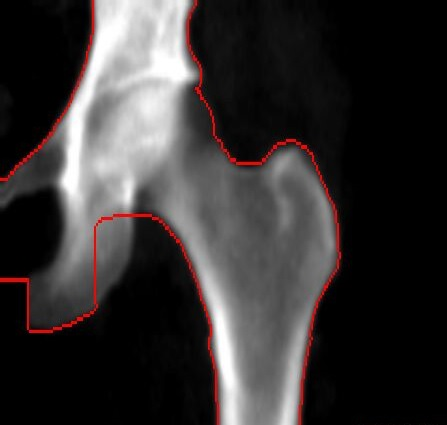
%> input picture sample.jpg, 447 x 425 px
$ octave main_sample.m   (GNU Octave 9; MATLAB toolbox functions it lacks are replaced by stand-ins)
%> lines starting %> are read from the running program, lines starting %| are printed output that depends on the picture; in (x1, y1, x2, y2) boxes, pixels count from 0 and x2, y2 are one past the last pixel; in counts of white or black regions, pixels touching at a corner belong together; the program's own positions count from 1
### identify_boundary_pt_v2.m
function bp = identify_boundary_pt_v2(I2)
%% identify contour nodes on DXA image
scale = 0.2646e-3;

bnd_pts_file = 'sample_bp.dat';
key_pts_file = 'sample_kp.dat';


[junk,threshold] = edge(I2,'roberts');% return the threshold value
fudgefactor = 1.50; % enter a fudgefactor according to specific image that is dealing by this program
I4 = edge(I2,'roberts',threshold*fudgefactor);% detect the edge

se0 = strel('square',30);% enter a dilation value
I4 = imdilate(I4,se0); % dilate the image according to the dilation value entered above
bw = double(I4==1);
bw1 = flipud(bw);
bw2 = bwmorph(bw,'bridge');
bw3 = bwmorph(bw2,'close');
bw4 = bwmorph(bw3,'fill');
bw5 = bwmorph(bw4,'shrink');
bw6 = bwmorph(bw5,'thin');
bw7 = bwmorph(bw6,'spur');
bw8 = bwmorph(bw7,'erode',8);
bw9 = bwmorph(bw8,'thin',inf);% line 23 to 32 trim the dilated edge to thin contour

Segout =I2;
%Segout(bw9) = 255;

figure(10000);
imshow(I2),axis on; grid on; hold on
set(gcf,'outerposition',get(0,'screensize'));
%xlabel(strrep(case_id,'_',' '));

title({'Please select 3 points to obtian the circular femur head:1st point is on the left-down;';...
    '2nd point is on the right-up; 3rd point is on the top of head'},'FontSize',16);
[c1,c2] = ginput(3); % pick 3 points: the x coordinates of the three points are stored in array c1, the y coordinates of the three points are stored in array c2
plot(c1,c2,'ro');
% [11 lines of commented-out code are left out]
hold off;

[y1,x1]= find(bw9==1);% line 43 to 120 extract the coordinates of all the detected boundary points using subdivision method

B = 0.5*(c1(1)+max(x1));

N2 = find(x1<=B);
y11 = y1(N2);
x11 = x1(N2);

N3 = find(y11>=c2(1));
y12 = y1(N3);
x12 = x1(N3);
[yt1, m1, n1] = unique(-y12);
xt1 = x12(m1);

N4 = find(x1>=c1(2)&y1<=c2(1));
y2 = y1(N4);
x2 = x1(N4);
[xt2, m2, n2] = unique(x2);
yt2 = -y2(m2);

N5 = find(x1>B);
y3 = y1(N5);
x3 = x1(N5);

N6 = find (y3>c2(1));
y31 = y3(N6);
x31 = x3(N6);
[y32, m3, n3] = unique(-y31);
x32 = x31(m3);
[yt3, m4] = sort(y32,'descend');
xt3 = x32(m4);

if((c2(1)==c2(2))&(c2(2)==c2(3)))
    disp('The selected points cannot form a circle');
elseif((c2(1)~=c2(2))&(c2(2)~=c2(3)))
    k1=(c1(2)-c1(1))/(c2(2)-c2(1));
    k2=(c1(3)-c1(2))/(c2(3)-c2(2));
end
if(k1==k2)
    disp('The selected points cannot form a circle');
end
a=2*(c1(2)-c1(1));
b=2*(c2(2)-c2(1));
c=c1(2)*c1(2)+c2(2)*c2(2)-c1(1)*c1(1)-c2(1)*c2(1);
d=2*(c1(3)-c1(2));
e=2*(c2(3)-c2(2));
f=c1(3)*c1(3)+c2(3)*c2(3)-c1(2)*c1(2)-c2(2)*c2(2);
%disp('Center:');
Rx=(b*f-e*c)/(b*d-e*a);
Ry=(d*c-a*f)/(b*d-e*a);
%disp('Radius');
R=sqrt((Rx-c1(1))*(Rx-c1(1))+(Ry-c2(1))*(Ry-c2(1)));

pc=[Rx Ry];
p1=[c1(1) c2(1)];
p2=[c1(2) c2(2)];
p3=[Rx+R Ry];
px1=p1-pc;
px2=p2-pc;
px3=p3-pc;
Ar=dot(px2,px1)/(norm(px1)*norm(px2));
Ar=acos(Ar);
Ars=dot(px1,px3)/(norm(px1)*norm(px3));
Ars=acos(Ars);
if Ar < pi
    Ar= 2*pi-Ar;
%else
end
seta=Ars:0.05:Ar+Ars;
Rxx = Rx+R*cos(seta);
Rxx = Rxx';
Ryy = Ry+R*sin(seta);
Ryy = Ryy';
[bo,to]=size(I2);
yt=[-bo;yt1;-Ryy;yt2;yt3;-bo];
xt=[xt1(1);xt1;Rxx;xt2;xt3;xt3(max(size(xt3)))];

%% ========================================================================
%% (1) find the narrowest cross-section at the neck
%% (2) find an intertrochanteric cross-section that is parallel to the
%% narrowest neck cross-section
%% (3) find a subtrochnateric cross-section

cx1 = c1(1); cy1 = -c2(1);
cx2 = c1(2); cy2 = -c2(2);
dd1 = sqrt((cx1 - xt).^2 + (cy1 - yt).^2);
dd2 = sqrt((cx2 - xt).^2 + (cy2 - yt).^2);
nnd = length(xt);

[tmp1,i1] = min(dd1);
[tmp2,i2] = min(dd2);

curve1 = [xt(1:i1) yt(1:i1)];       nn1 = length(curve1(:,1));
curve2 = [xt(i2:nnd) yt(i2:nnd)];   nn2 = length(curve2(:,1));

nk1 = [xt(i1) yt(i1)];
nk2 = [xt(i2) yt(i2)];
while (1)
    dp1p2 = norm(nk1-nk2);
    dp1c2 = sqrt((nk1(1).*ones(nn2,1) - curve2(:,1)).^2 + (nk1(2).*ones(nn2,1) - curve2(:,2)).^2);
    [tmp, i2] = min(dp1c2);
    tmp_p2 = curve2(i2,:);
    tmp_dd = norm(nk1-tmp_p2);
    if tmp_dd < dp1p2
        dp1p2 = tmp_dd;
        nk2 = tmp_p2;
    else
        break;
    end;

    dp2c1 = sqrt((nk2(1).*ones(nn1,1) - curve1(:,1)).^2 + (nk2(2).*ones(nn1,1) - curve1(:,2)).^2);
    [tmp, i1] = min(dp2c1);
    tmp_p1 = curve1(i1,:);
    tmp_dd = norm(nk2-tmp_p1);
    if tmp_dd < dp1p2
        dp1p2 = tmp_dd;
        nk1 = tmp_p1;
    else
        break;
    end;
end;

wd = min([max(xt)-min(xt) max(yt)-min(yt)]);
dx = wd/4*abs(nk2(1)-nk1(1))/norm(nk2-nk1);
dy = wd/4*abs(nk2(2)-nk1(2))/norm(nk2-nk1);

tx1 = nk1(1) + dx; ty1 = nk1(2) - dy;
tx2 = nk2(1) + dx; ty2 = nk2(2) - dy;

tx1 = tx1 - dx; ty1 = ty1 - dy;
tx2 = tx2 + 2*dx; ty2 = ty2 + 2*dy;

nx = [nk1(1); nk2(1)]; ny = [nk1(2); nk2(2)];
tx = [tx1; tx2]; ty = [ty1; ty2];
sx = [tx1; tx2]; sy = [ty1; ty1];
%% ------------------------------------------------------------------------

xx1 = xt;
yy1 = yt;
xx1(4:2:length(xx1))=[];
yy1(4:2:length(yy1))=[];% line 122 to line 129 reduce the number of detected keypoints that will be inputted into ANSYS
xx1(2:2:length(xx1))=[];
yy1(2:2:length(yy1))=[];

yy1(length(yy1))=yy1(1);
[Xs Ys]=smooth_contours(xx1,yy1,5);
%[OXs OYs]=smooth_contours(xt,yt,1);
bp = [Xs Ys].*scale;
cp = [c1 -c2; nx ny; tx ty; sx sy].*scale;

%% make the femur bone in the 'after' and 'before' cases have the same
%% length
coord_trans = 0;
if coord_trans == 1
    if length(strfind(case_id,'after'))>0
        case_before_1 = [output_dir '\' strrep(case_id,'after','before') '_1.dat'];
        case_before_2 = [output_dir '\' strrep(case_id,'after','before') '_2.dat'];
        bp_bf = load(case_before_1);
        cp_bf = load(case_before_2);
        bp_af = bp;
        cp_af = cp;

        %% coordinate transformation parameters
        theta_bf = 0.; dx_bf = 0.; dy_bf = 0.;
        theta_af = 0.; dx_af = 0.; dy_af = 0.;

        %% do the rotation first here
        rotation = 0;  %% there is a bug in the rotation codes
        if rotation == 1
            v_xx = [1. 0.];
            v_bf = [cp_bf(5,1)-cp_bf(4,1) cp_bf(5,2)-cp_bf(4,2)];
            v_af = [cp_af(5,1)-cp_af(4,1) cp_af(5,2)-cp_af(4,2)];
            bf_xx = acos(dot(v_bf,v_xx)/(norm(v_bf)*norm(v_xx)));
            af_xx = acos(dot(v_af,v_xx)/(norm(v_af)*norm(v_xx)));
            theta = acos(dot(v_af,v_bf)/(norm(v_af)*norm(v_bf)));
            %theta = abs(bf_xx - af_xx);
            if (af_xx < bf_xx)
                bp_af = [bp_af(:,1).*cos(theta)-bp_af(:,2).*sin(theta) ...
                    bp_af(:,1).*sin(theta)+bp_af(:,2).*cos(theta)];
                cp_af = [cp_af(:,1).*cos(theta)-cp_af(:,2).*sin(theta) ...
                    cp_af(:,1).*sin(theta)+cp_af(:,2).*cos(theta)];
                theta_bf = 0.;
                theta_af = -theta;
            elseif (bf_xx < af_xx)
                bp_bf = [bp_bf(:,1).*cos(theta)-bp_bf(:,2).*sin(theta) ...
                    bp_bf(:,1).*sin(theta)+bp_bf(:,2).*cos(theta)];
                cp_bf = [cp_bf(:,1).*cos(theta)-cp_bf(:,2).*sin(theta) ...
                    cp_bf(:,1).*sin(theta)+cp_bf(:,2).*cos(theta)];
                theta_bf = -theta;
                theta_af = 0.;
            end;
        end;

        %% do the translation
        translation = 1;
        if translation ==1
            dx = abs(min(bp_bf(:,1)) - min(bp_af(:,1)));
            dy = abs(max(bp_bf(:,2)) - max(bp_af(:,2)));
            if (min(bp_bf(:,1)) < min(bp_af(:,1)))
                bp_bf(:,1) = bp_bf(:,1) + dx;
                cp_bf(:,1) = cp_bf(:,1) + dx;
                dx_bf = -dx;
                dx_af = 0.;
            elseif (min(bp_af(:,1)) < min(bp_bf(:,1)))
                bp_af(:,1) = bp_af(:,1) + dx;
                cp_af(:,1) = cp_af(:,1) + dx;
                dx_bf = 0.;
                dx_af = -dx;
            end
            if (max(bp_bf(:,2)) < max(bp_af(:,2)))
                bp_bf(:,2) = bp_bf(:,2) + dy;
                cp_bf(:,2) = cp_bf(:,2) + dy;
                dy_bf = -dy;
                dy_af = 0.;
            elseif (max(bp_af(:,2)) < max(bp_bf(:,2)))
                bp_af(:,2) = bp_af(:,2) + dy;
                cp_af(:,2) = cp_af(:,2) + dy;
                dy_bf = 0.;
                dy_af = -dy;
            end;
            cp_bf(10:11,:) = [theta_bf 0.; dx_bf dy_bf];
        end;

        %% do the tailoring so the 'before' and 'after' have the same
        %% length
        tailoring = 1;
        if tailoring == 1
            h_bf = abs(max(bp_bf(:,2)) - min(bp_bf(:,2)));
            h_af = abs(max(bp_af(:,2)) - min(bp_af(:,2)));
            hh = min([h_bf h_af]);

            ind_bf = find(bp_bf(:,2)<(max(bp_bf(:,2))-hh));
            bp_bf(ind_bf,:) = [];
            ind_af = find(bp_af(:,2)<(max(bp_af(:,2))-hh));
            bp_af(ind_af,:) = [];

            bottom = max([min(bp_bf(:,2)) min(bp_af(:,2))]);
            %bottom = max([bp_bf(1,2) bp_bf(length(bp_bf(:,1)),2)...
            %              bp_af(1,2) bp_af(length(bp_af(:,1)),2)]);
            bp_bf(1,2) = bottom; bp_bf(length(bp_bf(:,1)),2) = bottom;
            bp_af(1,2) = bottom; bp_af(length(bp_af(:,1)),2) = bottom;

            bp = bp_af;
            cp(10:11,:) = [theta_af 0.; dx_af dy_af];

            if exist(case_before_1) ~= 0
                delete(case_before_1);
            end;
            dlmwrite(case_before_1,bp_bf,'delimiter', '\t','precision',10);

            if exist(case_before_2) ~= 0
                delete(case_before_2);
            end;

            dlmwrite(case_before_2,cp_bf,'delimiter', '\t','precision',10);
        end;
        if test_it==1
            figure(1000+case_i);
            plot(bp_bf(:,1),bp_bf(:,2),'b-.',bp_af(:,1),bp_af(:,2),'r-.'); axis equal; grid on;
        end;
    end;
end;

%dlmwrite(bnd_pts_file,bp,'delimiter', '\t','precision',10);
%dlmwrite(key_pts_file,cp,'delimiter', '\t','precision',10);


### main_sample.m
clc; clear all; close all;

DXA = imread('sample.JPG');
%> DXA is the input picture: size 425x447x3 uint8; mean R, G, B 54.4, 50.7, 50.8
DXA = rgb2gray(DXA);
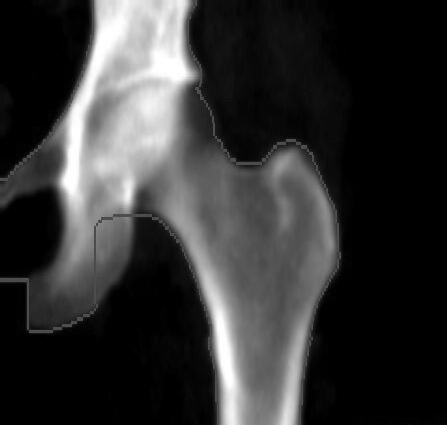
%> DXA: size 425x447 uint8; min 0, max 255, mean 51.8
bd_nodes = identify_boundary_pt_v2(DXA);
%> in identify_boundary_pt_v2, `[junk,threshold] = edge(I2,'roberts');`:
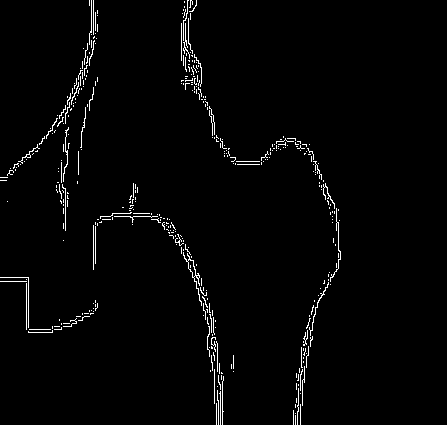
%> junk: size 425x447 logical; 2% white in thin lines or dots, all inside (x1, y1, x2, y2) = (0, 0, 341, 425)
%> in identify_boundary_pt_v2, `[junk,threshold] = edge(I2,'roberts');`: threshold = 0.0409
%> in identify_boundary_pt_v2, `I4 = imdilate(I4,se0);`: I4: size 425x447 logical; 27.7% white; 4 white regions, box (x1, y1, x2, y2) and area: (167, 0, 356, 425) 21730, (79, 177, 238, 425) 13872, (0, 0, 113, 203) 10832, (0, 263, 113, 348) 6138
%> in identify_boundary_pt_v2, `bw1 = flipud(bw);`:
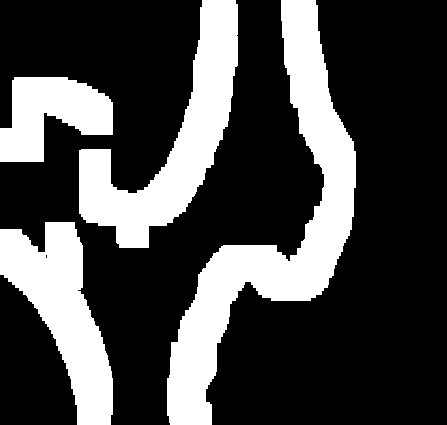
%> bw1: size 425x447 double; values 0 (black) and 1 (white), 27.7% white; 4 white regions, box (x1, y1, x2, y2) and area: (167, 0, 356, 425) 21730, (79, 0, 238, 248) 13872, (0, 222, 113, 425) 10832, (0, 77, 113, 162) 6138
%> in identify_boundary_pt_v2, `bw2 = bwmorph(bw,'bridge');`: bw2: size 425x447 logical; 27.7% white; 4 white regions, box (x1, y1, x2, y2) and area: (167, 0, 356, 425) 21730, (79, 177, 238, 425) 13872, (0, 0, 113, 203) 10835, (0, 263, 113, 348) 6138
%> in identify_boundary_pt_v2, `bw3 = bwmorph(bw2,'close');`: bw3: size 425x447 logical; 27.7% white; 4 white regions, box (x1, y1, x2, y2) and area: (167, 0, 356, 425) 21734, (79, 177, 238, 425) 13873, (0, 0, 113, 203) 10838, (0, 263, 113, 348) 6138
%> in identify_boundary_pt_v2, `bw5 = bwmorph(bw4,'shrink');`:
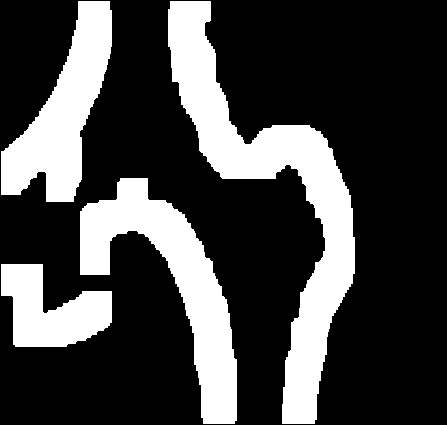
%> bw5: size 425x447 logical; 26.1% white; 4 white regions, box (x1, y1, x2, y2) and area: (168, 1, 355, 424) 20553, (80, 178, 237, 424) 13086, (1, 1, 112, 202) 10262, (1, 264, 112, 347) 5725
%> in identify_boundary_pt_v2, `bw6 = bwmorph(bw5,'thin');`:
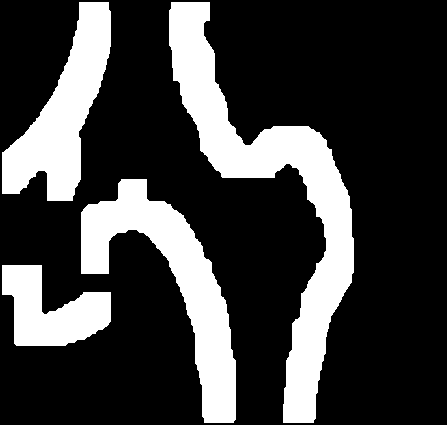
%> bw6: size 425x447 logical; 24.5% white; 4 white regions, box (x1, y1, x2, y2) and area: (169, 2, 354, 423) 19339, (81, 179, 236, 423) 12291, (2, 2, 111, 201) 9676, (2, 265, 111, 346) 5329
%> in identify_boundary_pt_v2, `bw8 = bwmorph(bw7,'erode',8);`:
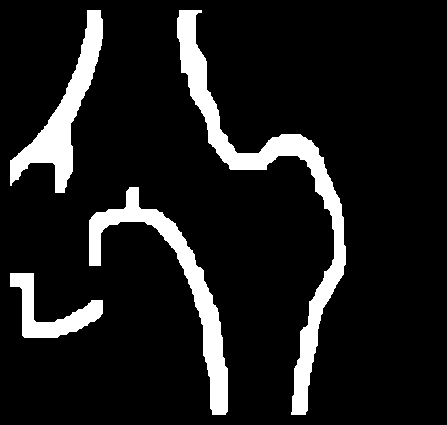
%> bw8: size 425x447 logical; 11% white; 4 white regions, box (x1, y1, x2, y2) and area: (177, 10, 346, 415) 8587, (89, 187, 228, 415) 5459, (10, 10, 103, 193) 4604, (10, 273, 103, 338) 2193
%> in identify_boundary_pt_v2, `bw9 = bwmorph(bw8,'thin',inf);`:
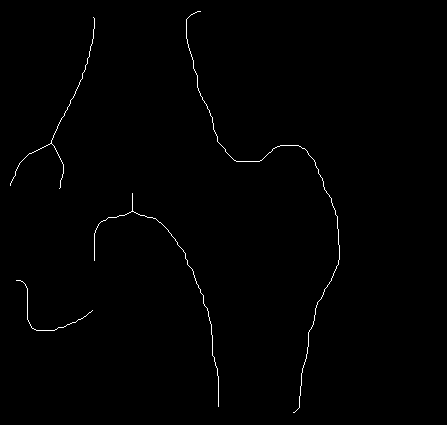
%> bw9: size 425x447 logical; 0.6% white in thin lines or dots, all inside (x1, y1, x2, y2) = (10, 11, 340, 413)
%> the run ends on the next line
